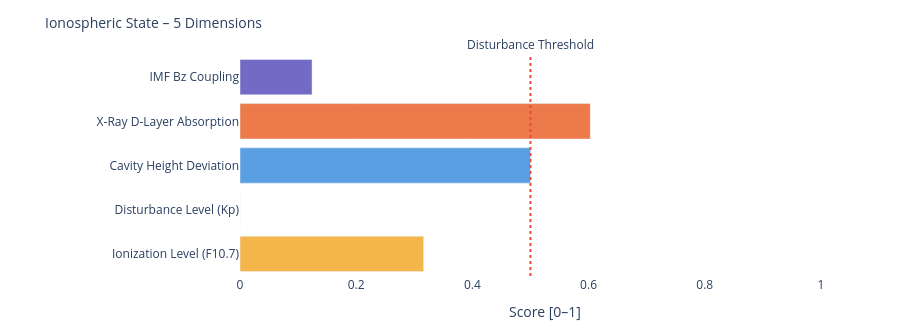

Notebook cell for this chart:
### Markdown cell above
---
### 📐 Systemic Insight: Geometric Cavity vs. Real Schumann Resonance

**Relevant for:** Layer 6 = delta analysis &nbsp;|&nbsp; Layer 7 = feature vector / system interpretation

A cavity height change from 80 km to 70 km shifts the **idealized geometric frequencies** only minimally:

| Modus | Aktuell | Referenz | Δ |
|-------|---------|----------|---|
| SR-1 | 10.4762 Hz | 10.4599 Hz | +16 mHz |
| SR-2 | 18.1452 Hz | 18.1171 Hz | +28 mHz |
| SR-3 | 25.6612 Hz | 25.6215 Hz | +40 mHz |
| SR-4 | 33.1285 Hz | 33.0772 Hz | +51 mHz |

The geometric effect is limited because 10 km is very small compared to Earth's radius (~6371 km).

**Consequence:** Real Schumann deviations are likely driven more strongly by **conductivity, damping, day/night structure, lightning distribution and source geometry** than by pure cavity height.

---

**Layer 6 compares:**
```
geometric Δ from Layer 4  vs.  observed Δ from real Schumann measurement data
```

**Layer 7 Feature:**
```
If real Δ >> geometric Δ  →  non-geometric factors dominant
```

### Code cell
# ============================================================
# IONOSPHERIC STATE – Summary gauge
# Five dimensions: ionization, disturbance, cavity height, X-Ray, Bz coupling
# ============================================================

def norm(v, lo, hi):
    if v is None: return None
    return round(max(0.0, min(1.0, (v - lo) / (hi - lo))), 3)

# Ionization level (F10.7 → F2-Layer)
ioniz = norm(f107_val, 60, 250)

# Disturbance level (Kp → E/F-Layer irregularities)
disturb = norm(kp_val, 0, 9)

# Cavity height deviation from reference (80 km)
h_dev = norm(abs(h_eff - 80), 0, 20)

# X-Ray ionization (D-Layer absorption)
xray_ioniz = None
if xray_now is not None:
    xray_ioniz = norm(math.log10(max(xray_now, 1e-9)) + 9, 0, 5)

# Bz coupling (southward Bz → stronger magnetosphere-ionosphere coupling)
bz_coupling = norm(-(bz_now or 0), -5, 30) if bz_now is not None else None

dims = [
    ('Ionization Level (F10.7)',    ioniz,      '#F2A623'),
    ('Disturbance Level (Kp)',      disturb,    '#7F77DD'),
    ('Cavity Height Deviation',     h_dev,      '#378ADD'),
    ('X-Ray D-Layer Absorption',    xray_ioniz, '#E85D24'),
    ('IMF Bz Coupling',             bz_coupling,'#534AB7'),
]

fig = go.Figure()
for name, val, col in dims:
    if val is not None:
        h = int(val * 20)
        bar = '█' * h + '░' * (20 - h)
        label = f'{name}:  {bar}  {val:.3f}'
    else:
        label = f'{name}:  {"─" * 20}  n/a'
    fig.add_trace(go.Bar(
        x=[val if val is not None else 0],
        y=[name],
        orientation='h',
        marker_color=col, opacity=0.82,
        showlegend=False
    ))

fig.add_vline(x=0.5, line_dash='dot', line_color='#e74c3c',
              annotation_text='Disturbance Threshold', annotation_position='top')
fig.update_layout(
    title=dict(text='Ionospheric State – 5 Dimensions', font=dict(size=14)),
    xaxis=dict(title='Score [0–1]', range=[0, 1.05]),
    height=330, plot_bgcolor='rgba(0,0,0,0)', paper_bgcolor='rgba(0,0,0,0)',
    margin=dict(l=240, r=50, t=55, b=40)
)
fig.show()

print(f'\nIonospheric state:')
for name, val, _ in dims:
    print(f'  {name:<35} {val:.3f}' if val is not None else f'  {name:<35} n/a')

### Figure 1 — Plotly figure (JSON) as saved in the notebook; plotly's stock layout.template omitted (floating-point values rounded to 4 significant figures)
{"data": [{"marker": {"color": "#F2A623"}, "opacity": 0.82, "orientation": "h", "showlegend": false, "type": "bar", "x": [0.316], "y": ["Ionization Level (F10.7)"]}, {"marker": {"color": "#7F77DD"}, "opacity": 0.82, "orientation": "h", "showlegend": false, "type": "bar", "x": [0.0], "y": ["Disturbance Level (Kp)"]}, {"marker": {"color": "#378ADD"}, "opacity": 0.82, "orientation": "h", "showlegend": false, "type": "bar", "x": [0.5], "y": ["Cavity Height Deviation"]}, {"marker": {"color": "#E85D24"}, "opacity": 0.82, "orientation": "h", "showlegend": false, "type": "bar", "x": [0.603], "y": ["X-Ray D-Layer Absorption"]}, {"marker": {"color": "#534AB7"}, "opacity": 0.82, "orientation": "h", "showlegend": false, "type": "bar", "x": [0.124], "y": ["IMF Bz Coupling"]}], "layout": {"annotations": [{"showarrow": false, "text": "Disturbance Threshold", "x": 0.5, "xanchor": "center", "xref": "x", "y": 1, "yanchor": "bottom", "yref": "y domain"}], "height": 330, "margin": {"b": 40, "l": 240, "r": 50, "t": 55}, "paper_bgcolor": "rgba(0,0,0,0)", "plot_bgcolor": "rgba(0,0,0,0)", "shapes": [{"line": {"color": "#e74c3c", "dash": "dot"}, "type": "line", "x0": 0.5, "x1": 0.5, "xref": "x", "y0": 0, "y1": 1, "yref": "y domain"}], "title": {"font": {"size": 14}, "text": "Ionospheric State – 5 Dimensions"}, "xaxis": {"range": [0, 1.05], "title": {"text": "Score [0–1]"}}}}
